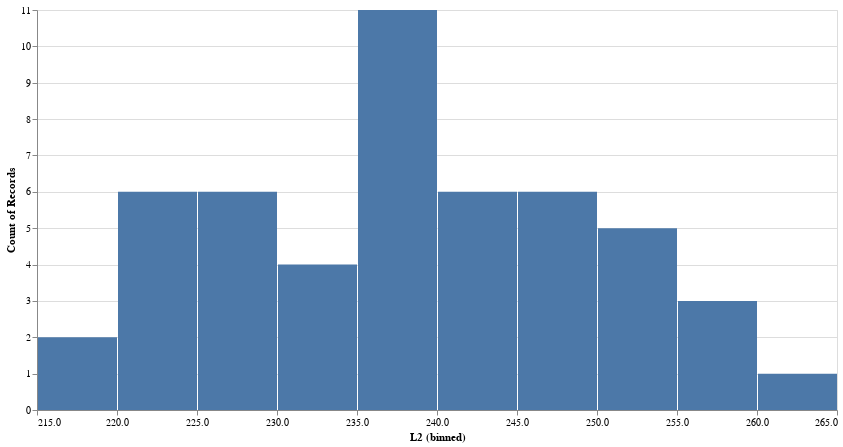

The notebook cell saved with this chart:
### Code cell
print(f"Shapiro-Wilk normality test p-val={stats.shapiro(errors_hists['L2']).pvalue}")
#errors_hists.plot.hist('L2', bins=10)

# Altair histogram
alt.Chart(errors_hists).mark_bar().encode(
    x=alt.X("L2:Q", bin=alt.Bin(maxbins=10)),  # Bin the L2 values
    y="count()"
).properties(
    width=800,  # Increase chart width
    height=400  # Adjust height if needed
).interactive()

### Figure 1 — Vega-Lite specification as saved in the notebook (floating-point values rounded to 4 significant figures)
{"config": {"view": {"continuousWidth": 300, "continuousHeight": 300}}, "data": {"name": "data-648546513740a48d8e80b1076618eba1"}, "mark": {"type": "bar"}, "encoding": {"x": {"bin": {"maxbins": 10}, "field": "L2", "type": "quantitative"}, "y": {"aggregate": "count", "type": "quantitative"}}, "height": 400, "params": [{"name": "param_13", "select": {"type": "interval", "encodings": ["x", "y"]}, "bind": "scales"}], "width": 800, "$schema": "https://vega.github.io/schema/vega-lite/v5.20.1.json", "datasets": {"data-648546513740a48d8e80b1076618eba1": [{"baseline": 8, "L1": 188, "L2": 225, "L-inf": 536}, {"baseline": 5, "L1": 198, "L2": 238, "L-inf": 557}, {"baseline": 7, "L1": 190, "L2": 232, "L-inf": 526}, {"baseline": 8, "L1": 200, "L2": 247, "L-inf": 550}, {"baseline": 7, "L1": 215, "L2": 255, "L-inf": 563}, {"baseline": 11, "L1": 198, "L2": 250, "L-inf": 553}, {"baseline": 7, "L1": 181, "L2": 220, "L-inf": 547}, {"baseline": 6, "L1": 211, "L2": 252, "L-inf": 597}, {"baseline": 7, "L1": 206, "L2": 246, "L-inf": 579}, {"baseline": 5, "L1": 181, "L2": 223, "L-inf": 519}, {"baseline": 8, "L1": 186, "L2": 226, "L-inf": 561}, {"baseline": 8, "L1": 200, "L2": 240, "L-inf": 514}, {"baseline": 4, "L1": 191, "L2": 230, "L-inf": 549}, {"baseline": 5, "L1": 182, "L2": 219, "L-inf": 558}, {"baseline": 4, "L1": 194, "L2": 240, "L-inf": 551}, {"baseline": 5, "L1": 197, "L2": 247, "L-inf": 565}, {"baseline": 4, "L1": 203, "L2": 247, "L-inf": 548}, {"baseline": 8, "L1": 182, "L2": 235, "L-inf": 548}, {"baseline": 10, "L1": 200, "L2": 248, "L-inf": 569}, {"baseline": 8, "L1": 198, "L2": 226, "L-inf": 547}, {"baseline": 6, "L1": 211, "L2": 254, "L-inf": 581}, {"baseline": 5, "L1": 212, "L2": 261, "L-inf": 568}, {"baseline": 12, "L1": 214, "L2": 235, "L-inf": 553}, {"baseline": 7, "L1": 182, "L2": 224, "L-inf": 527}, {"baseline": 12, "L1": 200, "L2": 234, "L-inf": 540}, {"baseline": 8, "L1": 202, "L2": 229, "L-inf": 535}, {"baseline": 5, "L1": 202, "L2": 242, "L-inf": 563}, {"baseline": 7, "L1": 170, "L2": 228, "L-inf": 548}, {"baseline": 7, "L1": 199, "L2": 238, "L-inf": 562}, {"baseline": 6, "L1": 213, "L2": 250, "L-inf": 574}, {"baseline": 4, "L1": 186, "L2": 226, "L-inf": 552}, {"baseline": 6, "L1": 212, "L2": 256, "L-inf": 591}, {"baseline": 7, "L1": 192, "L2": 222, "L-inf": 543}, {"baseline": 7, "L1": 193, "L2": 238, "L-inf": 573}, {"baseline": 10, "L1": 197, "L2": 233, "L-inf": 554}, {"baseline": 9, "L1": 194, "L2": 239, "L-inf": 565}, {"baseline": 4, "L1": 224, "L2": 256, "L-inf": 559}, {"baseline": 4, "L1": 191, "L2": 239, "L-inf": 551}, {"baseline": 6, "L1": 199, "L2": 237, "L-inf": 517}, {"baseline": 8, "L1": 185, "L2": 223, "L-inf": 557}, {"baseline": 10, "L1": 194, "L2": 243, "L-inf": 558}, {"baseline": 7, "L1": 199, "L2": 224, "L-inf": 531}, {"baseline": 12, "L1": 203, "L2": 239, "L-inf": 583}, {"baseline": 7, "L1": 194, "L2": 240, "L-inf": 536}, {"baseline": 10, "L1": 189, "L2": 236, "L-inf": 528}, {"baseline": 15, "L1": 192, "L2": 216, "L-inf": 556}, {"baseline": 13, "L1": 192, "L2": 244, "L-inf": 526}, {"baseline": 10, "L1": 182, "L2": 236, "L-inf": 550}, {"baseline": 8, "L1": 197, "L2": 251, "L-inf": 558}, {"baseline": 9, "L1": 204, "L2": 245, "L-inf": 530}]}}
